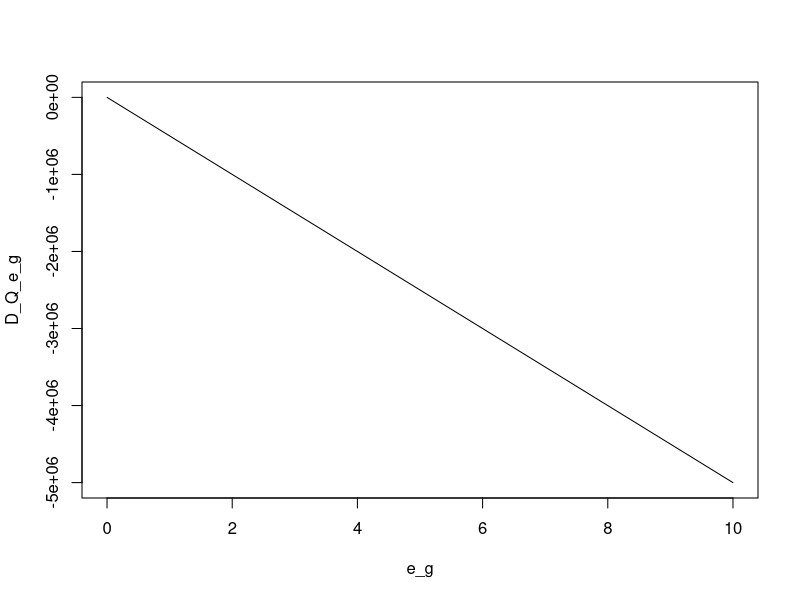

Write R code to recreate this figure.
# Define parameter values
A <- 2; eta <- 2; mu <- 0.2; N <- 100; gamma <- 0.4

# Define HH level emission output vector
e_g <- seq(0,10,by=0.001)

# Calculate a the first derivative of Q w.r.t. e 
D_Q_e_g <- ((gamma*A*e_g^(gamma-1)-1)/(1+A*e_g^(gamma))-e_g)- eta*(N^eta)*(mu^(-eta))*e_g^(eta-1)

# Plot the dericatives:
plot(e_g,D_Q_e_g, type = 'l')

# Get the derivatives for the three smallest outputs:
D_Q_e_g[1:3]

# There is no numerical solution found.
